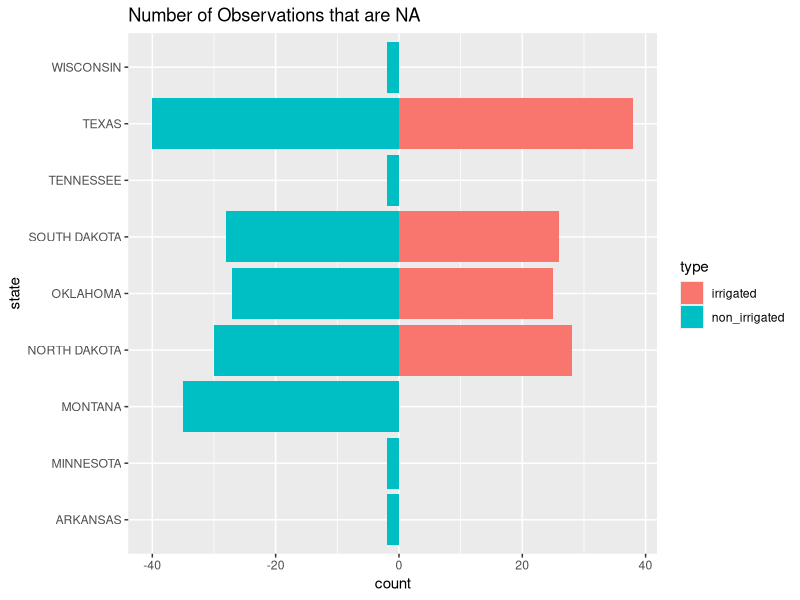

Write R code to recreate this figure. (Note: this script raises an error after producing the figure.)
## ---------------------------
##
## Script name: water_crops
##
## Purpose of script: To clean USDA crop yield data for Montana, Nebraska, Oklahoma
## North Dakota. Data contains crop yeilds of irrigated and non irrigated crops 
## in BU/ ACRE different states into one file
##
## Author: Natalie Williams
##
## Date Created: 2021-04-03
##
## ---------------------------
##
## Notes: 
##
## ---------------------------

## set working directory 
natalie_wd <- "~/SENIOR YEAR/Stat comp and intro to data science/Final Project/Spring2021_STAT5206_FinalProject"
setwd(natalie_wd)     # Natalie's working directory 

## ---------------------------

## load up the packages we will need: 
library(tidyverse)

## ---------------------------
## Read in crop yield data 
 
raw_data <- read_csv("./data/NASS_1975_2020_Irrigation.csv")
colnames <- colnames(raw_data)


# Remove  unneccessary columns
del_cols <- c("Program", "Zip Code","County","CV (%)", "Week Ending", "Geo Level","State ANSI","Ag District","Ag District Code","County ANSI","Region",
              "watershed_code","Domain Category", "Domain", "Watershed")

fil_data <- select(raw_data, -del_cols)# filtered_data removed unwanted columns and states
print(fil_data, n=3)

## ---------------------------
## Rename columns, rename data item possible values, pivot wider add regions

north <- c("IDAHO","MINNESOTA","MONTANA", "NORTH DAKOTA",
           "SOUTH DAKOTA", "WISCONSIN")

mid <- c("ILLINOIS", "INDIANA", "IOWA", "NEBRASKA", "KANSAS",
         "KENTUCKY", "MISSOURI")

south <- c("ARKANSAS", "OKLAHOMA",
           "TENNESSEE", "TEXAS")

cln_dat <- function(raw_dat){
  
  cleaned_data <- raw_dat %>%
    select(Year, State, "Data Item", Value)%>%
    rename("year" = "Year", "state"="State", 
           "data_item"= "Data Item", "value"="Value" )%>%
    mutate(
      region = case_when(
        state %in% north ~ "north",
        state %in% mid ~ "mid",
        state %in% south ~ "south"
      )
    )%>%
    filter(!is.na(region))    # raw data includes states not needed in analysis
  
  # change possible string values in data_item col and pivot data
  piv_dat <- cleaned_data%>%
    mutate(
      data_item = if_else(grepl("NON", data_item), "non_irrigated", "irrigated")
    )%>%
    mutate(id = row_number())%>%
    pivot_wider(
      id_cols =c(id, state, year, region), names_from = data_item, values_from = value,
      values_fill = NA,
      )%>%
    select(-id)%>%
    arrange(non_irrigated)
  
  return(piv_dat)
}
cln_irr <- cln_dat(fil_data)
head(cln_irr)

## ----------------------------------
## Get counts of NA values 

na_counts <- cln_irr %>%
  group_by(state)%>%
  summarise(
    total_obs = n(),
    non_irrigated = (-1* sum(is.na(non_irrigated))),
    irrigated = sum(is.na(irrigated))
  )%>%
  pivot_longer(cols=c(non_irrigated, irrigated), names_to = "type", values_to = "count")

g1 <- ggplot(na_counts, aes(x = state, y = count, fill = type))+
  geom_bar(stat = "identity")+
  coord_flip()+
  labs(
    title = "Number of Observations that are NA"
  )
g1
## --------------------------------------------
## Function to calc state stats
irr_stats <- function(cln_dat){
  stats <- cln_dat%>%
    group_by(year, state, region)%>%
    summarize(
      irrigated = sum(irrigated),
      non_irrigated = sum(non_irrigated),
      pct_irr = irrigated/ (irrigated + non_irrigated), 
      pct_non_irr = non_irrigated/ (irrigated + non_irrigated)
    )
  return(stats)
}

irr_stats <- irr_stats(cln_irr)
head(irr_stats)

## Write to output folder
write.csv(irr_stats, file= "./output/state_irrigation_data.csv")

## ---------------------------
## Make graph
g1 <- ggplot(cln_irr, aes(x=year, y=non_irrigated))+
  geom_point(aes(color = state))+
  labs(
    title = "Yield of Non Irrigated Corn in Bushels / Acre",
    x= "Year",
    y= "Bushels / Acre"
  )+
  theme(legend.position = 'bottom')

g1
ggsave(path = "./figs", filename = "non_irrigation_trends.png")
